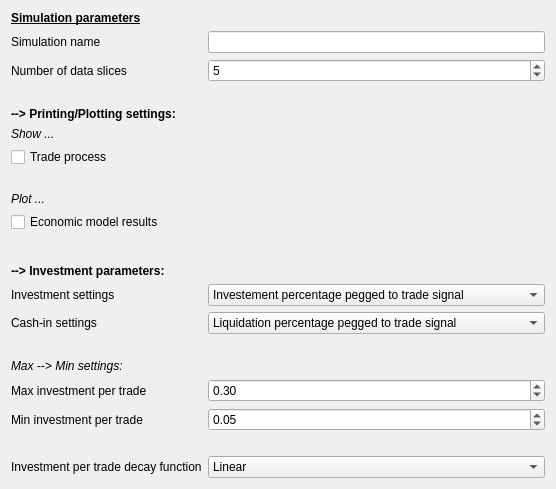
              <widget class="QWidget" name="scrollAreaWidgetContents">
               <property name="geometry">
                <rect>
                 <x>0</x>
                 <y>0</y>
                 <width>556</width>
                 <height>459</height>
                </rect>
               </property>
               <layout class="QFormLayout" name="formLayout_6">
                <item row="0" column="0">
                 <widget class="QLabel" name="label_88">
                  <property name="text">
                   <string>&lt;html&gt;&lt;head/&gt;&lt;body&gt;&lt;p&gt;&lt;span style=&quot; font-size:9pt; font-weight:600; text-decoration: underline;&quot;&gt;Simulation parameters&lt;/span&gt;&lt;/p&gt;&lt;/body&gt;&lt;/html&gt;</string>
                  </property>
                 </widget>
                </item>
                <item row="1" column="0">
                 <widget class="QLabel" name="label_89">
                  <property name="text">
                   <string>Simulation name</string>
                  </property>
                 </widget>
                </item>
                <item row="2" column="0">
                 <widget class="QLabel" name="label_90">
                  <property name="text">
                   <string>Number of data slices</string>
                  </property>
                 </widget>
                </item>
                <item row="2" column="1">
                 <widget class="QSpinBox" name="nb_data_slices">
                  <property name="maximum">
                   <number>999999</number>
                  </property>
                  <property name="value">
                   <number>5</number>
                  </property>
                 </widget>
                </item>
                <item row="3" column="0">
                 <spacer name="verticalSpacer_28">
                  <property name="orientation">
                   <enum>Qt::Vertical</enum>
                  </property>
                  <property name="sizeType">
                   <enum>QSizePolicy::Fixed</enum>
                  </property>
                  <property name="sizeHint" stdset="0">
                   <size>
                    <width>20</width>
                    <height>13</height>
                   </size>
                  </property>
                 </spacer>
                </item>
                <item row="4" column="0">
                 <widget class="QLabel" name="label_91">
                  <property name="text">
                   <string>&lt;html&gt;&lt;head/&gt;&lt;body&gt;&lt;p&gt;&lt;span style=&quot; font-size:9pt; font-weight:600;&quot;&gt;--&amp;gt; Printing/Plotting settings:&lt;/span&gt;&lt;/p&gt;&lt;/body&gt;&lt;/html&gt;</string>
                  </property>
                 </widget>
                </item>
                <item row="5" column="0">
                 <widget class="QLabel" name="label_92">
                  <property name="text">
                   <string>&lt;html&gt;&lt;head/&gt;&lt;body&gt;&lt;p&gt;&lt;span style=&quot; font-style:italic;&quot;&gt;Show ...&lt;/span&gt;&lt;/p&gt;&lt;/body&gt;&lt;/html&gt;</string>
                  </property>
                 </widget>
                </item>
                <item row="6" column="0">
                 <widget class="QCheckBox" name="print_trade_process_sim">
                  <property name="text">
                   <string>Trade process</string>
                  </property>
                 </widget>
                </item>
                <item row="7" column="0">
                 <spacer name="verticalSpacer_29">
                  <property name="orientation">
                   <enum>Qt::Vertical</enum>
                  </property>
                  <property name="sizeType">
                   <enum>QSizePolicy::Fixed</enum>
                  </property>
                  <property name="sizeHint" stdset="0">
                   <size>
                    <width>20</width>
                    <height>13</height>
                   </size>
                  </property>
                 </spacer>
                </item>
                <item row="8" column="0">
                 <widget class="QLabel" name="label_94">
                  <property name="text">
                   <string>&lt;html&gt;&lt;head/&gt;&lt;body&gt;&lt;p&gt;&lt;span style=&quot; font-style:italic;&quot;&gt;Plot ...&lt;/span&gt;&lt;/p&gt;&lt;/body&gt;&lt;/html&gt;</string>
                  </property>
                 </widget>
                </item>
                <item row="9" column="0">
                 <widget class="QCheckBox" name="plot_eco_model_results_sim">
                  <property name="text">
                   <string>Economic model results</string>
                  </property>
                 </widget>
                </item>
                <item row="10" column="0">
                 <spacer name="verticalSpacer_30">
                  <property name="orientation">
                   <enum>Qt::Vertical</enum>
                  </property>
                  <property name="sizeType">
                   <enum>QSizePolicy::Fixed</enum>
                  </property>
                  <property name="sizeHint" stdset="0">
                   <size>
                    <width>20</width>
                    <height>20</height>
                   </size>
                  </property>
                 </spacer>
                </item>
                <item row="11" column="0">
                 <widget class="QLabel" name="label_93">
                  <property name="text">
                   <string>&lt;html&gt;&lt;head/&gt;&lt;body&gt;&lt;p&gt;&lt;span style=&quot; font-size:9pt; font-weight:600;&quot;&gt;--&amp;gt; Investment parameters:&lt;/span&gt;&lt;/p&gt;&lt;/body&gt;&lt;/html&gt;</string>
                  </property>
                 </widget>
                </item>
                <item row="12" column="0">
                 <widget class="QLabel" name="label_95">
                  <property name="text">
                   <string>Investment settings</string>
                  </property>
                 </widget>
                </item>
                <item row="12" column="1">
                 <widget class="QComboBox" name="investment_settings">
                  <property name="currentIndex">
                   <number>3</number>
                  </property>
                  <item>
                   <property name="text">
                    <string>Fixed investment value</string>
                   </property>
                  </item>
                  <item>
                   <property name="text">
                    <string>Fixed investment percentage</string>
                   </property>
                  </item>
                  <item>
                   <property name="text">
                    <string>Investement value pegged to trade signal</string>
                   </property>
                  </item>
                  <item>
                   <property name="text">
                    <string>Investement percentage pegged to trade signal</string>
                   </property>
                  </item>
                 </widget>
                </item>
                <item row="13" column="0">
                 <widget class="QLabel" name="label_96">
                  <property name="text">
                   <string>Cash-in settings</string>
                  </property>
                 </widget>
                </item>
                <item row="13" column="1">
                 <widget class="QComboBox" name="cash_in_settings">
                  <property name="currentIndex">
                   <number>2</number>
                  </property>
                  <item>
                   <property name="text">
                    <string>Total asset liquidation</string>
                   </property>
                  </item>
                  <item>
                   <property name="text">
                    <string>Fixed liquidation percentage</string>
                   </property>
                  </item>
                  <item>
                   <property name="text">
                    <string>Liquidation percentage pegged to trade signal</string>
                   </property>
                  </item>
                 </widget>
                </item>
                <item row="14" column="0">
                 <spacer name="verticalSpacer_32">
                  <property name="orientation">
                   <enum>Qt::Vertical</enum>
                  </property>
                  <property name="sizeType">
                   <enum>QSizePolicy::Fixed</enum>
                  </property>
                  <property name="sizeHint" stdset="0">
                   <size>
                    <width>20</width>
                    <height>13</height>
                   </size>
                  </property>
                 </spacer>
                </item>
                <item row="15" column="0">
                 <widget class="QLabel" name="label_97">
                  <property name="text">
                   <string>&lt;html&gt;&lt;head/&gt;&lt;body&gt;&lt;p&gt;&lt;span style=&quot; font-style:italic;&quot;&gt;Max --&amp;gt; Min settings:&lt;/span&gt;&lt;/p&gt;&lt;/body&gt;&lt;/html&gt;</string>
                  </property>
                 </widget>
                </item>
                <item row="16" column="0">
                 <widget class="QLabel" name="label_98">
                  <property name="text">
                   <string>Max investment per trade</string>
                  </property>
                 </widget>
                </item>
                <item row="16" column="1">
                 <widget class="QDoubleSpinBox" name="max_investment_per_trade_percent">
                  <property name="maximum">
                   <double>1.000000000000000</double>
                  </property>
                  <property name="singleStep">
                   <double>0.010000000000000</double>
                  </property>
                  <property name="value">
                   <double>0.300000000000000</double>
                  </property>
                 </widget>
                </item>
                <item row="17" column="0">
                 <widget class="QLabel" name="label_99">
                  <property name="text">
                   <string>Min investment per trade</string>
                  </property>
                 </widget>
                </item>
                <item row="17" column="1">
                 <widget class="QDoubleSpinBox" name="min_investment_per_trade_percent">
                  <property name="maximum">
                   <double>1.000000000000000</double>
                  </property>
                  <property name="singleStep">
                   <double>0.010000000000000</double>
                  </property>
                  <property name="value">
                   <double>0.050000000000000</double>
                  </property>
                 </widget>
                </item>
                <item row="18" column="0">
                 <spacer name="verticalSpacer_33">
                  <property name="orientation">
                   <enum>Qt::Vertical</enum>
                  </property>
                  <property name="sizeType">
                   <enum>QSizePolicy::Fixed</enum>
                  </property>
                  <property name="sizeHint" stdset="0">
                   <size>
                    <width>20</width>
                    <height>13</height>
                   </size>
                  </property>
                 </spacer>
                </item>
                <item row="19" column="0">
                 <widget class="QLabel" name="label_101">
                  <property name="text">
                   <string>Investment per trade decay function</string>
                  </property>
                 </widget>
                </item>
                <item row="19" column="1">
                 <widget class="QComboBox" name="investment_per_trade_decay_function">
                  <property name="currentIndex">
                   <number>1</number>
                  </property>
                  <item>
                   <property name="text">
                    <string>Fixed value</string>
                   </property>
                  </item>
                  <item>
                   <property name="text">
                    <string>Linear</string>
                   </property>
                  </item>
                  <item>
                   <property name="text">
                    <string>Exponential</string>
                   </property>
                  </item>
                  <item>
                   <property name="text">
                    <string>Logarithmic</string>
                   </property>
                  </item>
                 </widget>
                </item>
                <item row="1" column="1">
                 <widget class="QLineEdit" name="simulation_name"/>
                </item>
               </layout>
              </widget>
